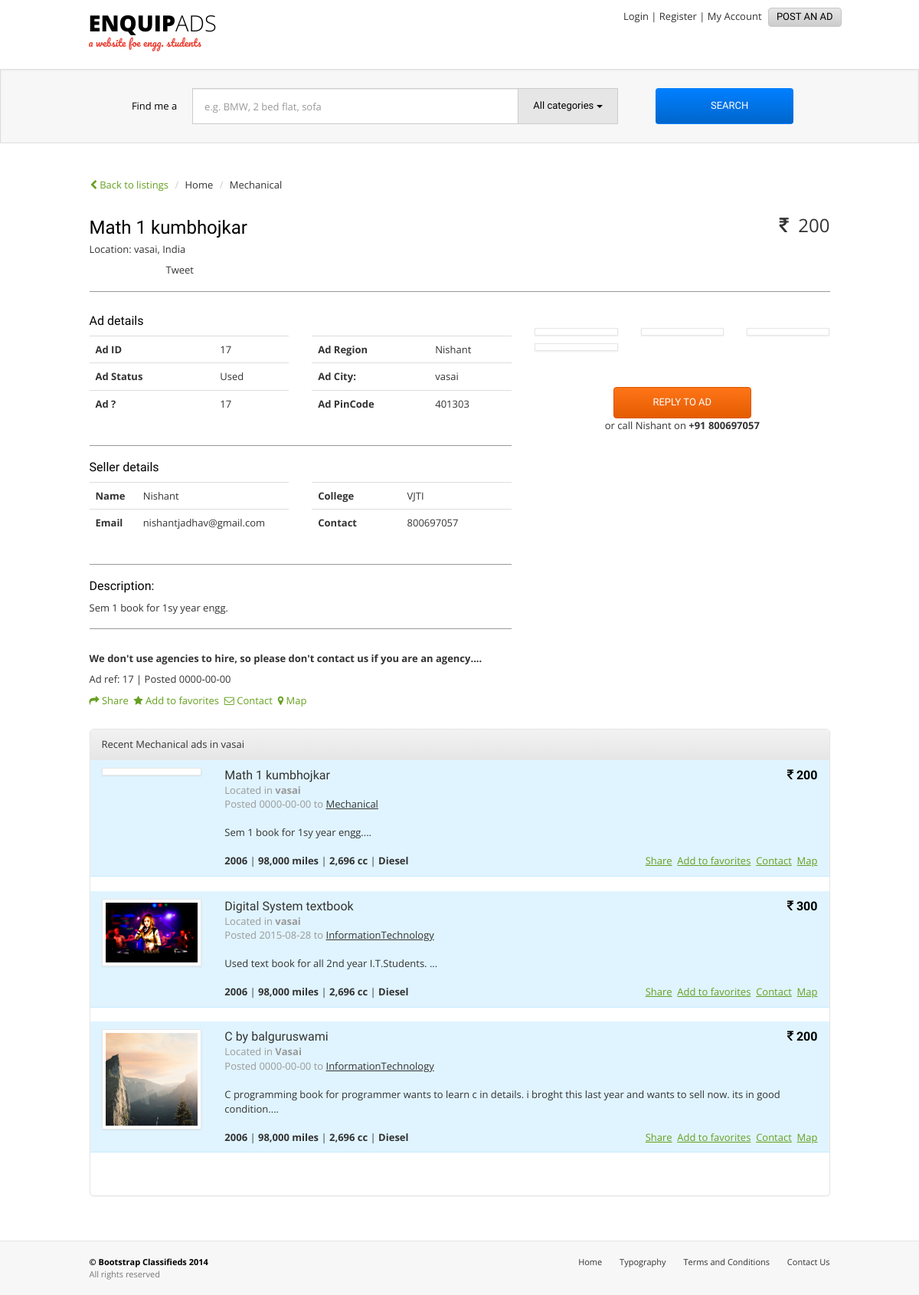
Screenshot of /details.php?adId=17&opId=3 with the database file from the repository.
### tables this page shows
CREATE TABLE IF NOT EXISTS `ads` (
  `adId` int(11) NOT NULL AUTO_INCREMENT,
  `adHeading` varchar(255) NOT NULL,
  `adText` text NOT NULL,
  `adPrice` double NOT NULL,
  `adPincode` int(15) NOT NULL,
  `adImg1` varchar(500) DEFAULT NULL,
  `adImg2` varchar(500) DEFAULT NULL,
  `adImg3` varchar(500) DEFAULT NULL,
  `adImg4` varchar(500) DEFAULT NULL,
  `uId` int(11) DEFAULT NULL,
  `adRegion` varchar(255) NOT NULL,
  `adKey` varchar(500) NOT NULL,
  `opId` int(11) NOT NULL,
  `adStatus` varchar(100) NOT NULL,
  `adCity` varchar(500) NOT NULL,
  `adCountry` varchar(200) NOT NULL,
  `adDate` date NOT NULL,
  PRIMARY KEY (`adId`),
  KEY `uId` (`uId`),
  KEY `oId` (`opId`)
);

CREATE TABLE IF NOT EXISTS `options` (
  `opId` int(11) NOT NULL,
  `opName` varchar(255) NOT NULL,
  `cId` int(11) NOT NULL,
  PRIMARY KEY (`opId`),
  KEY `cId` (`cId`)
);

CREATE TABLE IF NOT EXISTS `users` (
  `uId` int(11) NOT NULL AUTO_INCREMENT,
  `uEmail` varchar(255) NOT NULL,
  `uFirstname` varchar(255) NOT NULL,
  `uLastname` varchar(255) NOT NULL,
  `uPassword` varchar(255) NOT NULL,
  `uCity` varchar(255) NOT NULL,
  `uState` varchar(255) NOT NULL,
  `uPhone` varchar(13) NOT NULL,
  `uAddress` varchar(255) NOT NULL,
  `uPincode` varchar(15) NOT NULL,
  `uCollege` varchar(500) NOT NULL,
  PRIMARY KEY (`uId`)
);

### details.php (the view, shortened to what the rows shown need)
<?php
 $adid=$_GET['adId'];
 $opid=$_GET['opId'];
?>
<!DOCTYPE html>
<html lang="en">
    <head>
        <link id="switch_style" href="css/bootstrap.css" rel="stylesheet">
        <link href="css/theme.css" rel="stylesheet">
        <link href="css/dropzone.css" rel="stylesheet">
        <link href="//netdna.bootstrapcdn.com/font-awesome/4.0.3/css/font-awesome.css" rel="stylesheet">
        <link rel="stylesheet" type="text/css" href="js/fancybox/jquery.fancybox.css?v=2.1.5" media="screen" />
        <link rel="stylesheet" type="text/css" href="js/fancybox/helpers/jquery.fancybox-buttons.css?v=2.1.5" media="screen" />
    </head>
    <body>
            <div class="container" id="listings-page">
    <div class="row">
        <div class="col-sm-12 listing-wrapper listings-top listings-bottom">
            <br />
            <br />
                <?php $dbhost = "localhost";
                    $dbuser = "root";
                    $dbpass = "";
                    $dbcon = mysql_connect($dbhost,$dbuser,$dbpass);
                    $sql_ad="SELECT ads.*,users.*,options.* FROM ads left join users on ads.uId=users.uId inner join options on ads.opId=options.opId where ads.adId=$adid and ads.opId=$opid ";
                    $result_ad =mysql_query($sql_ad,$dbcon);
                    while($ad=mysql_fetch_object($result_ad)){
            ?>
            <div class="row">
                <div class="col-sm-7">
                    <ol class="breadcrumb">
                        <li><a href="listings.php" class="link-info"><i class="fa fa-chevron-left"></i> Back to listings</a></li>
                        <li><a href="#">Home</a></li>
                        <li class="active"><a href="#"><?php echo $ad->opName;?></a></li>
                    </ol>
                </div>
            </div>
            <div class="row">
                <div class="col-sm-7">
                    <h1><?php echo $ad->adHeading; ?> </h1>
                    <p>Location: <?php echo $ad->adCity;?>, <?php echo $ad->adCountry;?></p>
                </div>
                <div class="col-sm-5">
                    <p class="price"><i class="fa fa-inr"></i>&nbsp; <?php echo $ad->adPrice;?></p>
                </div>
            </div>			<div class="row">
            <div class="col-sm-7">
                <div class="row">
                    <div class="col-xs-3" style="width: 100px;">
                    </div>
                    <div class="col-xs-3" style="width: 100px;">
                        <a href="https://twitter.com/share" class="twitter-share-button">Tweet</a>
                    </div>
                    <div class="col-xs-3" style="width: 100px;">
                    </div>
                </div>
            </div>
            </div>
            <hr />
            <div class="row">
                <div class="col-sm-7">
                    <h3>Ad details</h3>
                    <div class="row">
                        <div class="col-xs-6">
                            <table class="table">
                                <tbody>
                                    <tr>
                                        <th>Ad ID</th>
                                        <td><?php echo $ad->adId;?></td>
                                    </tr>
                                    <tr>
                                        <th>Ad Status</th>
                                        <td><?php echo $ad->adStatus;?></td>
                                    </tr>
                                    <tr>
                                        <th>Ad ?</th>
                                        <td><?php echo $ad->adId;?></td>
                                    </tr>
                                </tbody>
                            </table>
                        </div>
                        <div class="col-xs-6">
                            <table class="table">
                                <tbody>
                                    <tr>
                                        <th>Ad Region</th>
                                        <td><?php echo $ad->adRegion;?></td>
                                    </tr>
                                    <tr>
                                        <th>Ad City:</th>
                                        <td><?php echo $ad->adCity;?></td>
                                    </tr>
                                    <tr>
                                        <th>Ad PinCode</th>
                                        <td><?php echo $ad->adPincode;?></td>
                                    </tr>
                                </tbody>
                            </table>
                        </div>
                        <br/>
                    </div>
                    <hr>
                    <h3>Seller details</h3>
                    <div class="row">
                        <div class="col-xs-6">
                            <table class="table">
                                <tbody>
                                    <tr>
                                        <th>Name</th>
                                        <td><?php echo $ad->uFirstname;?></td>
                                    </tr>
                                    <tr>
                                        <th>Email</th>
                                        <td><?php echo $ad->uEmail;?></td>
                                    </tr>
                                </tbody>
                            </table>
                        </div>
                        <div class="col-xs-6">
                            <table class="table">
                                <tbody>
                                    <tr>
                                        <th>College </th>
                                        <td><?php echo $ad->uCollege;?></td>
                                    </tr>
                                    <tr>
                                        <th>Contact </th>
                                        <td><?php echo $ad->uPhone;?></td>
                                    </tr>
                                </tbody>
                            </table>
                        </div>
                        <br/>
                    </div>
                    <hr>
                    <p>
                    <h3>Description:</h3>
                    <?php echo $ad->adText;?>
                    <hr>
                    <p>
                        <br><strong>We don't use agencies to hire, so please don't contact us if you are an agency.... </strong>
                    </p>
                    <p>Ad ref: <?php echo $ad->adId;?> | Posted <?php echo $ad->adDate;?></p>
                    <p>
                        <span class="classified_links ">
                            <a class="link-info" href="#"><i class="fa fa-share"></i> Share</a>&nbsp;
                            <a class="link-info " href="#"><i class="fa fa-star"></i> Add to favorites</a>
                            &nbsp;<a class="link-info " href="#"><i class="fa fa-envelope-o"></i> Contact</a>
                            &nbsp;<a class="link-info fancybox-media" href="http://maps.google.com/?q=<?php echo $ad->adCity;?>"><i class="fa fa-map-marker"></i> Map</a></span>
                    </p>
                </div>
                <div class="col-sm-5 center zoom-gallery">
                    <div class="row center">
                        <div class="col-sm-12">
                            <br />
                            <br />
                            <div class="row" id="gallery" >
                                                                <div class="col-xs-4" style="margin-bottom: 10px;">
                                    <a href="css/images/2.jpg" class="fancybox thumbnail" rel="group" >
                                    </a>
                                </div>
                                                                <div class="col-xs-4" style="margin-bottom: 10px;">
                                    <a href="css/images/single/3.jpg" class="fancybox thumbnail" rel="group" >
                                    </a>
                                </div>
                                                                <div class="col-xs-4" style="margin-bottom: 10px;">
                                    <a href="css/images/single/4.jpg" class="fancybox thumbnail" rel="group" >
                                    </a>
                                </div>
                                                                <div class="col-xs-4" style="margin-bottom: 10px;">
                                    <a href="css/images/single/5.jpg" class="fancybox thumbnail" rel="group" >
                                    </a>
                                </div>
                            </div>
                        </div>
                    </div>
                    <br />
                    <br />
                    <div class="col-sm-12" style="text-align: center; margin: 0 auto">
                        <button data-toggle="modal" data-target="#myModal" class="btn btn-warning" style="text-align: center;width: 180px; " type="button">Reply to ad</button>
                        <br />
                        <p>or call <?php echo $ad->uFirstname;?> on <strong>+91&nbsp;<?php echo $ad->uPhone;?></strong></p>
                    </div>
                    <br />
                </div>
            </div>
            <div class="col-sm-12 listings">
                                <br />
                <div class="row">
                    <div class="panel panel-default recent-listings hidden-xs">
                        <div class="panel-heading">Recent <?php echo $ad->opName ;?> ads in <?php echo $ad->adCity;?></div>
                        <div class="panel-body">
                        <?php
                        $dbhost = "localhost";
                    $dbuser = "root";
                    $dbpass = "";
                    $dbcon = mysql_connect($dbhost,$dbuser,$dbpass);
                    $city=$ad->adCity;
                    $sql_city="SELECT ads.*,options.* FROM ads left join options on ads.opId=options.opId  where  ads.adCity  like '%{$city}%' ";
                    $result_city = mysql_query($sql_city,$dbcon);
                        while($adcity = mysql_fetch_object($result_city)){?>
                            <div class="row premium  listing-row">
                                <div class="col-sm-2">
                                    <a href="details.php?adId=<?php echo $adcity->adId;?>&opId=<?php echo $adcity->opId;?>" class="thumbnail " ><img alt="" src="<?php echo $adcity->adImg1;?>"></a>
                                </div>
                                <div class="col-sm-10">
                                    <div class="row">
                                        <div class="col-sm-9">
                                            <h3><a class=""  href="details.php?adId=<?php echo $adcity->adId;?>&opId=<?php echo $adcity->opId;?>"><?php echo $adcity->adHeading;?></a></h3>
                                        </div>
                                        <div class="col-sm-3">
                                            <h3 class="price-text"><strong><i class="fa fa-inr"></i>&nbsp;<?php echo $adcity->adPrice;?></strong></h3>
                                        </div>
                                    </div>
                                    <div class="row">
                                        <div class="col-sm-12">
                                            <p class="muted">Located in <strong><?php echo $adcity->adCity;?></strong></p>
                                            <p class="muted">Posted <?php echo $adcity->adDate;?> to <a href="#" class="underline"><?php echo $adcity->opName;?></a></p><br />
                                            <p><?php echo $adcity->adText;?>...</p><br />
                                        </div>
                                    </div>
                                </div>
                                <div class="col-sm-12">
                                    <div class="row">
                                        <div class="col-sm-2"></div>
                                        <div class="col-sm-5">
                                            <p class="ad-description">
                                                <strong>2006</strong> |
                                                <strong>98,000 miles</strong> |
                                                <strong>2,696 cc</strong> |
                                                <strong>Diesel</strong>
                                            </p>
                                        </div>
                                        <div class="col-sm-5">
                                            <p>
                                                <span class="classified_links pull-right">
                                                    <a class="link-info underline" href="#">Share</a>&nbsp;
                                                    <a class="link-info underline" href="#">Add to favorites</a>
                                                    &nbsp;<a class="link-info underline" href="#">Contact</a>
                                                    &nbsp;<a class="link-info underline" href="http://maps.google.com/?q=<?php echo $adcity->adCity;?>">Map</a></span>
                                            </p>
                                        </div>
                                    </div>
                                </div>
                            </div>
                            <br/>
                            <?php  }?>
                            <br />
                            <br />
                        </div>
                    </div>
                </div>
            </div>
        </div>
    </div>
</div>
<div class="footer">
    <div class="container">
        <div class="row">
            <div class="col-sm-4 col-xs-12">
                <p><strong>&copy; Bootstrap Classifieds 2014</strong></p>
                <p>All rights reserved</p>
            </div>
            <div class="col-sm-8 col-xs-12">
                <p class="footer-links">
                    <a href="index.php" class="active">Home</a>
                    <a href="typography.php">Typography</a>
                    <a href="terms.php">Terms and Conditions</a>
                    <a href="contact.php">Contact Us</a>
                </p>
            </div>
        </div>
    </div>
</div>
<?php  }?>
</body>
</html>

### rows the page displays
ads: opId.opName "Mechanical", adHeading "Math 1 kumbhojkar", adCity "vasai", adCountry "India", adPrice "200", adId "17", adStatus "Used", adRegion "Nishant", adPincode "401303", uId.uFirstname "Nishant", uId.uEmail "nishantjadhav@gmail.com", uId.uCollege "VJTI", uId.uPhone "800697057", adText "Sem 1 book for 1sy year engg.", adDate "0000-00-00"
ads: adImg1 (picture), adHeading "Digital System textbook", adPrice "300", adCity "vasai", adDate "2015-08-28", opId.opName "InformationTechnology", adText "Used text book for all 2nd year I.T.Students."
ads: adImg1 (picture), adHeading "C by balguruswami", adPrice "200", adCity "Vasai", adDate "0000-00-00", opId.opName "InformationTechnology", adText "C programming book for programmer wants to learn c in details. i broght this last year and wants to sell now. its in good condition."
